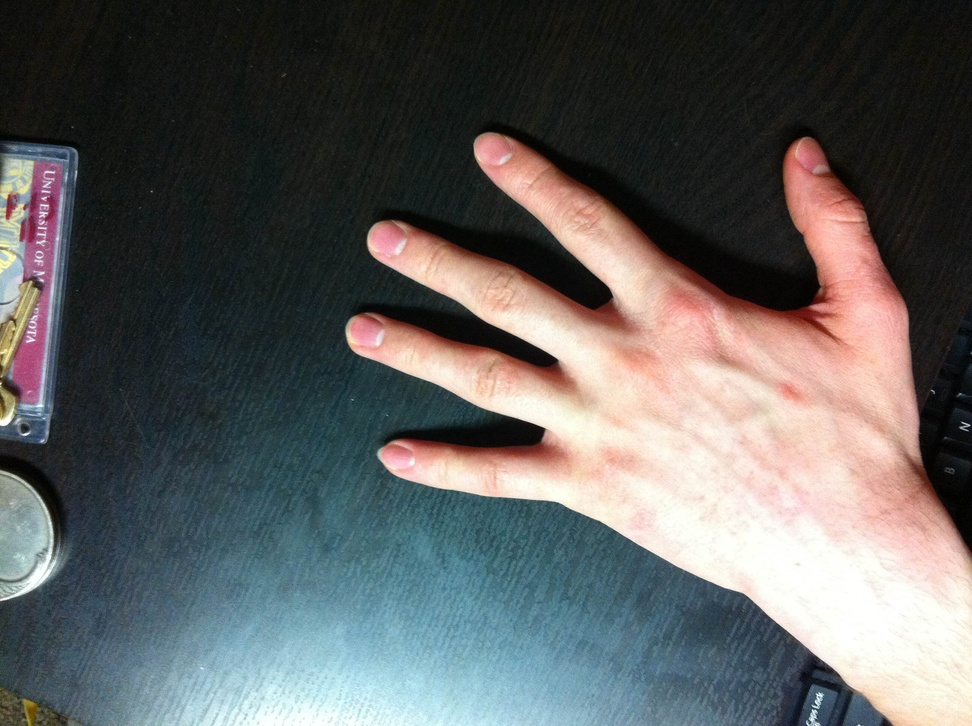
%> input picture Photos/H1.JPG, 972 x 726 px, shrunk from 2592 x 1936 before the run, given in place of strawberry.jpg, which was not available
$ octave GetImageData.m   (GNU Octave 9; MATLAB toolbox functions it lacks are replaced by stand-ins)
%> lines starting %> are read from the running program, lines starting %| are printed output that depends on the picture; pictures that were not available may be replaced by others from this repository, and a replacement may not be noted
%Get image data, put to raw, and playable
clear;
tic
A = imread('strawberry.jpg');
%> A is the input picture: size 726x972x3 uint8; mean R, G, B 95.6, 95.8, 95.1
B = imread('LeftHand_2.png');
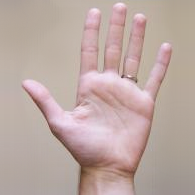
%> input picture Photos/LeftHand_2.png, 195 x 195 px
%> B is the input picture: size 195x195x3 uint8; mean R, G, B 188.2, 168.4, 162.6
X = gradient( A );
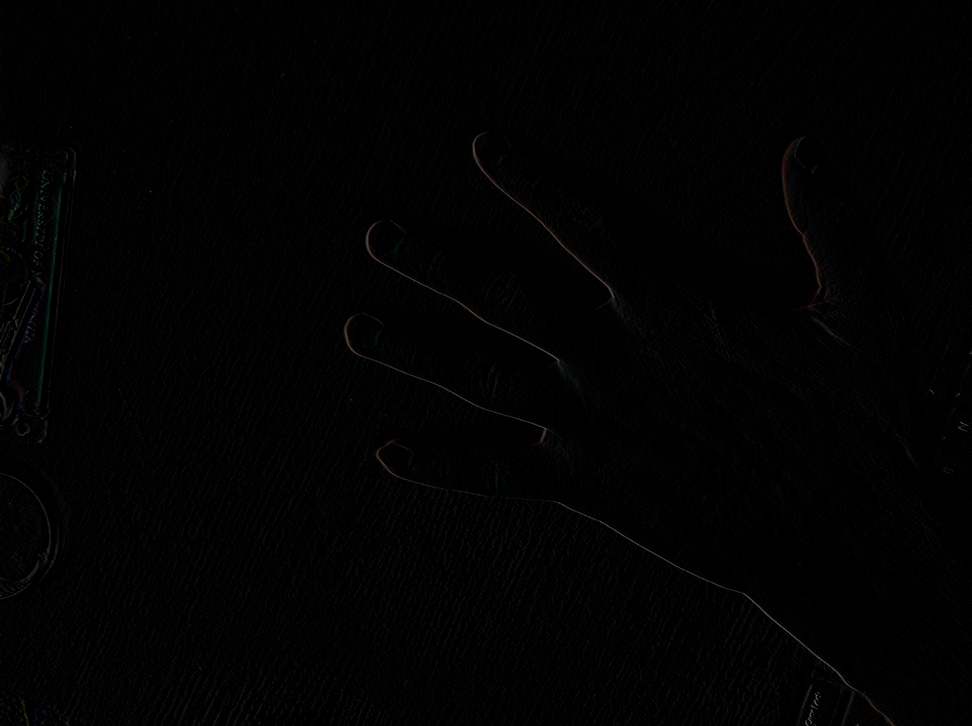
%> X: size 726x972x3 uint8; mean R, G, B 1.8, 1.8, 1.8
Y = gradient( B );
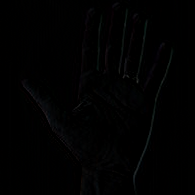
%> Y: size 195x195x3 uint8; mean R, G, B 1.2, 1.3, 1.4
AA = rgb2gray( A );
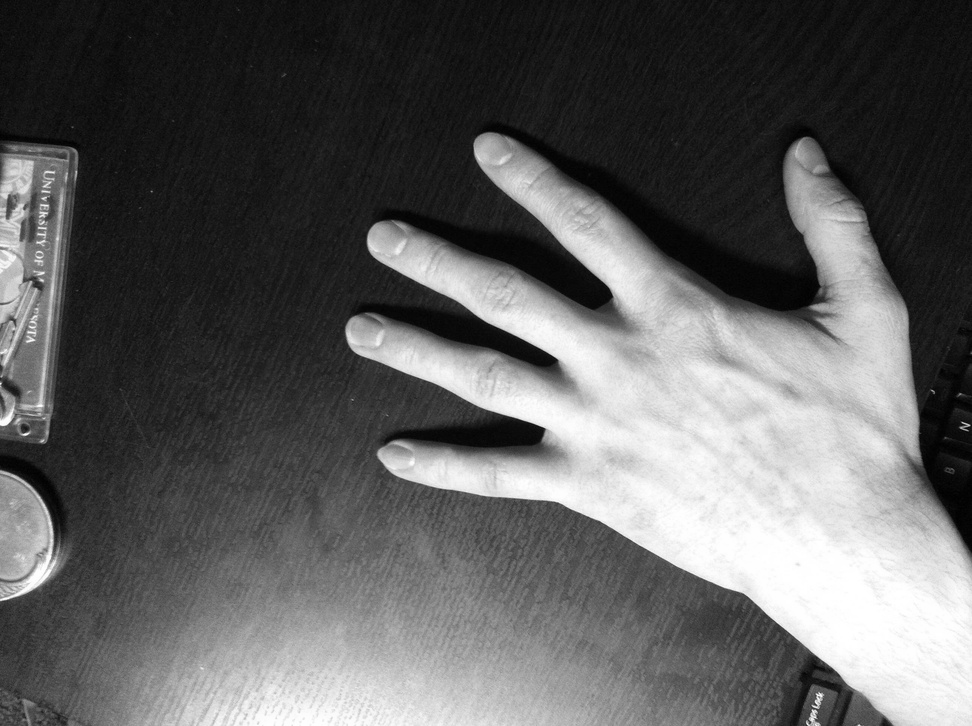
%> AA: size 726x972 uint8; min 0, max 255, mean 95.7
BB = rgb2gray( B );
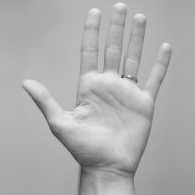
%> BB: size 195x195 uint8; min 62, max 241, mean 173.7
%Graph4Quad(A, B, AA, BB);
toc
